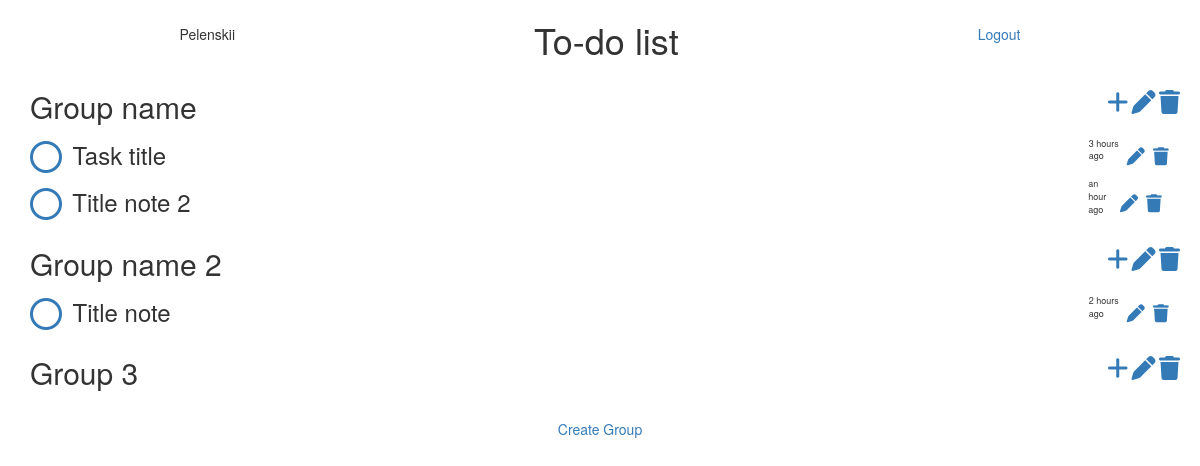
The app's page / (signed in) with its own data.
### todo/models.py (models this page shows, shortened)
class Group(models.Model):
    title = models.CharField(max_length=50)
    group_owner = models.ForeignKey(settings.AUTH_USER_MODEL, on_delete=models.CASCADE)

class Note(models.Model):
    title = models.CharField(
            max_length=200,
            validators=[MinLengthValidator(1, "Title must be greater than 1 characters")]
    )
    group_id = models.ForeignKey(Group, on_delete=models.CASCADE)
    owner = models.ForeignKey(settings.AUTH_USER_MODEL, on_delete=models.CASCADE)
    favorites = models.ManyToManyField(settings.AUTH_USER_MODEL,
        through='Done', related_name='done_things')
    created_at = models.DateTimeField(auto_now_add=True)
    updated_at = models.DateTimeField(auto_now=True)

### todo/views.py (the view, shortened to what this page needs)
# urls.py: path('', views.ListView.as_view(), name='all'),
class ListView(LoginRequiredMixin, ListView):
    model = Group
    template_name = "list.html"
    def get(self, request):
        group_list = Group.objects.filter(group_owner=self.request.user)
        note_list = Note.objects.filter(owner=self.request.user)
        done_list = list()
        if request.user.is_authenticated:
            rows = request.user.done_things.values('id')
            done_list = [ row['id'] for row in rows ]
        ctx = {
            'done_list' : done_list,
            'group_list' : group_list,
            'note_list' : note_list
        }
        return render(request, self.template_name, ctx)

### todo/templates/list.html (shortened to what this page needs)
{% extends "base.html" %}
{% load humanize %}
{% block welcome %}
  <div id="welcome">
    <h5>{{ user.username }}</h5>
    <h1>To-do list</h1>
    <h5><a href="{% url 'logout' %}?next={% url 'todo:all' %}">Logout</a></h5>
  </div>
{% endblock welcome %}
{% block content %}
{% if group_list %}
    {% for group in group_list %}
<div id="group">
  <div id="group_name">
    <h2>{{group.title}}</h2>
  </div>
  <div id="group_controls">
  <a href="{% url 'todo:create' group.id %}"><i class="fa-solid fa-plus"></i></a>
  <a href="{% url 'todo:group_update' group.id %}"><i class="fa-solid fa-pen"></i></a>
  <a href="{% url 'todo:group_delete' group.id %}"><i class="fa-solid fa-trash"></i></a>
  </div>
</div>
{% if note_list %}
{% for note in note_list %}
{% if note.group_id_id == group.id %}
<div id="note">
  <div id="note_done">
    <a href="#" onclick="favPost('{% url 'todo:thing_done' note.id %}', {{ note.id }} );return false;"
      <{% if note.id in done_list %} style="display: none;" {% endif %} id="undone_{{note.id}}"><i class="fa-regular fa-circle"></i></a>
  </div>
  <div id="note_title">
  <h3 {% if note.id in done_list %} style="display: none;" {% endif %}id="undone_text_{{note.id}}">
    {{note.title}}</h3>
  </div>
    <div id="note_controls">
    <p>{{ note.updated_at|naturaltime }}</p>
    <a href="{% url 'todo:update' note.id %}"><i class="fa-solid fa-pen"></i></a>
    <a href="{% url 'todo:delete' note.id %}"><i class="fa-solid fa-trash"></i></a>
  </div>
</div>
    {% endif %}
    {% endfor %}
    {% else %}
    <p>There are no Tasks in the database.</p>
    {% endif %}
    {% endfor %}
    {% endif %}
    <br><a href="{% url 'todo:group_create' %}" style="text-align: center;">Create Group</a>
    {% endblock %}

### todo/templates/base.html (shortened to what this page needs)
<!DOCTYPE html>
<html lang="en">
<head>
    <link rel="stylesheet" href="static/style.css">
<link rel="stylesheet" href="https://cdn.jsdelivr.net/npm/bootstrap@3.3.7/dist/css/bootstrap.min.css">
<link rel="stylesheet" href="https://cdn.jsdelivr.net/npm/bootstrap@3.3.7/dist/css/bootstrap-theme.min.css">
</head>
<body>
    {% block welcome %} {% endblock %}
    {% block content %}{% endblock %}
</body>
</html>

### todo/static/style.css (style rules this page uses)
body { display: flex; justify-content: center; display: grid; grid-template-columns:95%; }
#welcome { display: flex; justify-content: space-around; align-items: center; width: 100%; }
#group { display: flex; justify-content: space-between; align-items: center; width: 100%; }
#group_name { width: fit-content; left: 3%; }
#group_controls { display: flex; align-items: center; }
#group_controls a { font-size: x-large; padding-left: 5%; }
#note { display: flex; width: 100%; justify-content: space-between; align-items: center; }
#note_title { width: 90%; justify-self: start; }
#note_title h3 { align-self: center; margin-top: 0; margin-bottom: 0; text-align: start; margin-left: 1%; }
#note_done { display: flex; height: 100%; justify-content: center; align-items: center; }
#note_done a { font-size: xx-large; align-self:center; }
#note_controls { display: flex; align-items: center; justify-self: flex-end; }
#note_controls p { font-size: xx-small; padding-right: 10%; }
#note_controls a { font-size: large; padding-right: 10%; }

### records on screen
Group: title "Group name"
Note: title "Task title", updated_at "3 hours ago"
Note: title "Title note 2", updated_at "an hour ago"
Group: title "Group name 2"
Note: title "Title note", updated_at "2 hours ago"
Group: title "Group 3"

### other values on screen
{{ user.username }} "Pelenskii"
